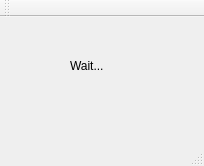
<?xml version="1.0" encoding="UTF-8"?>
<ui version="4.0">
 <class>controll</class>
 <widget class="QMainWindow" name="controll">
  <property name="geometry">
   <rect>
    <x>0</x>
    <y>0</y>
    <width>204</width>
    <height>166</height>
   </rect>
  </property>
  <property name="windowTitle">
   <string>controll</string>
  </property>
  <widget class="QWidget" name="centralWidget">
   <widget class="QLabel" name="label">
    <property name="geometry">
     <rect>
      <x>70</x>
      <y>40</y>
      <width>62</width>
      <height>17</height>
     </rect>
    </property>
    <property name="text">
     <string>Wait...</string>
    </property>
   </widget>
  </widget>
  <widget class="QMenuBar" name="menuBar">
   <property name="geometry">
    <rect>
     <x>0</x>
     <y>0</y>
     <width>204</width>
     <height>23</height>
    </rect>
   </property>
  </widget>
  <widget class="QToolBar" name="mainToolBar">
   <attribute name="toolBarArea">
    <enum>TopToolBarArea</enum>
   </attribute>
   <attribute name="toolBarBreak">
    <bool>false</bool>
   </attribute>
  </widget>
  <widget class="QStatusBar" name="statusBar"/>
 </widget>
 <layoutdefault spacing="6" margin="11"/>
 <resources/>
 <connections/>
</ui>
